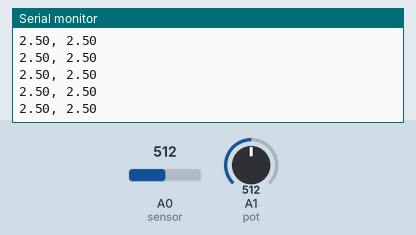
Recording of a sketch running on a simulated Arduino Uno, built with avr-gcc and run on an emulated ATmega328P. Shown: the last lines printed to the serial monitor. The inputs (shaded band) are chosen by the test bench; at power-on: A0 (sensor) = 512, A1 (pot) = 512.

Above: at 1.2 s.
1.3 s: A0 (sensor) set to 716
At 2.0 s:
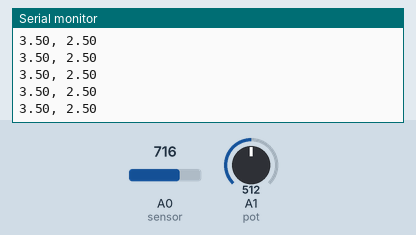
2.8 s: A1 (pot) set to 716
At 3.4 s:
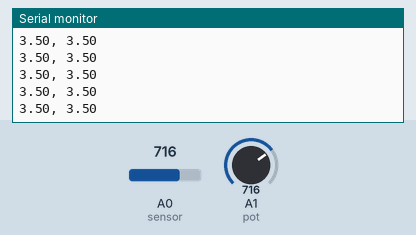
4.3 s: A0 (sensor) set to 900
At 5.0 s:
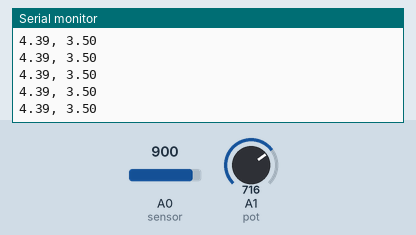
5.8 s: A1 (pot) set to 900
At 6.4 s:
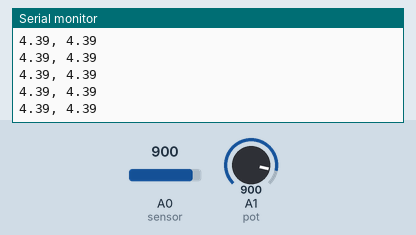
Timing chart, 0 to 8.8 s (numbered marks = the images above; inputs shaded):
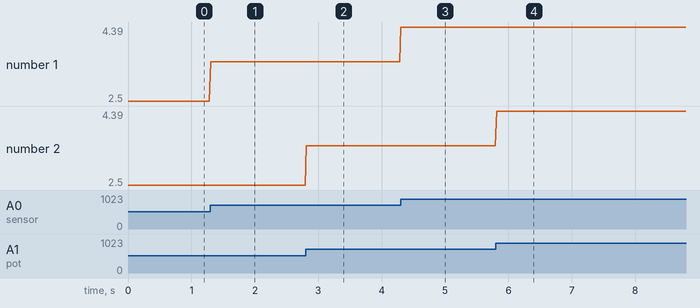

Measured:
- after the input at 1.3 s, the serial monitor: prints a new line at once (image 1)
- after the input at 2.8 s, the serial monitor: prints a new line at once (image 2)
- after the input at 4.3 s, the serial monitor: prints a new line at once (image 3)
- after the input at 5.8 s, the serial monitor: prints a new line at once (image 4)
- plotted number 1: 2.5 → 3.5 after the input at 1.3 s, 3.5 → 4.39 after the input at 4.3 s

The sketch:

pulsioximetro.ino
```cpp
float sensor = A0; // Pin del sensor de pulso cardíaco
float pot = A1;    // Pin del potenciómetro
float lec1, lec2, volt1, volt2;

void setup() {
  Serial.begin(9600);        // Inicializa la comunicación serial
  pinMode(sensor, INPUT);    // Configura el pin del sensor como entrada
  pinMode(pot, INPUT);       // Configura el pin del potenciómetro como entrada
}

void loop() {
  // Datos del sensor de pulso cardíaco
  lec1 = analogRead(sensor);       // Lee el valor analógico del sensor
  volt1 = (lec1 * 5) / 1024;       // Convierte el valor a voltaje

  // Datos del potenciómetro
  lec2 = analogRead(pot);          // Lee el valor analógico del potenciómetro
  volt2 = (lec2 * 5) / 1024;       // Convierte el valor a voltaje

  // Envía los datos al monitor serial
  Serial.print(volt1);
  Serial.print(", ");
  Serial.println(volt2);

  delay(20);  // Pausa de 20 ms entre lecturas
}
```
